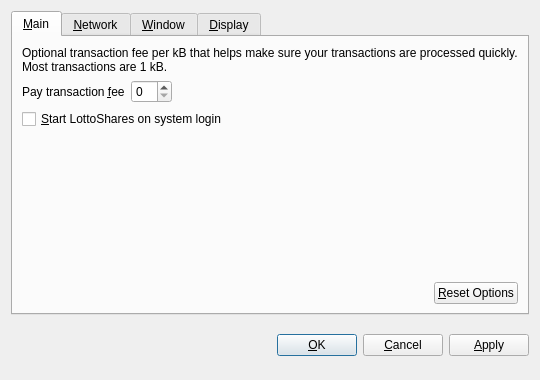
<?xml version="1.0" encoding="UTF-8"?>
<ui version="4.0">
 <class>OptionsDialog</class>
 <widget class="QDialog" name="OptionsDialog">
  <property name="geometry">
   <rect>
    <x>0</x>
    <y>0</y>
    <width>540</width>
    <height>380</height>
   </rect>
  </property>
  <property name="windowTitle">
   <string>Options</string>
  </property>
  <property name="modal">
   <bool>true</bool>
  </property>
  <layout class="QVBoxLayout" name="verticalLayout">
   <item>
    <widget class="QTabWidget" name="tabWidget">
     <property name="tabPosition">
      <enum>QTabWidget::North</enum>
     </property>
     <property name="currentIndex">
      <number>0</number>
     </property>
     <widget class="QWidget" name="tabMain">
      <attribute name="title">
       <string>&amp;Main</string>
      </attribute>
      <layout class="QVBoxLayout" name="verticalLayout_Main">
       <item>
        <widget class="QLabel" name="transactionFeeInfoLabel">
         <property name="text">
          <string>Optional transaction fee per kB that helps make sure your transactions are processed quickly. Most transactions are 1 kB.</string>
         </property>
         <property name="textFormat">
          <enum>Qt::PlainText</enum>
         </property>
         <property name="wordWrap">
          <bool>true</bool>
         </property>
        </widget>
       </item>
       <item>
        <layout class="QHBoxLayout" name="horizontalLayout_1_Main">
         <item>
          <widget class="QLabel" name="transactionFeeLabel">
           <property name="text">
            <string>Pay transaction &amp;fee</string>
           </property>
           <property name="textFormat">
            <enum>Qt::PlainText</enum>
           </property>
           <property name="buddy">
            <cstring>transactionFee</cstring>
           </property>
          </widget>
         </item>
         <item>
          <widget class="BitcoinAmountField" name="transactionFee"/>
         </item>
         <item>
          <spacer name="horizontalSpacer_1_Main">
           <property name="orientation">
            <enum>Qt::Horizontal</enum>
           </property>
           <property name="sizeHint" stdset="0">
            <size>
             <width>40</width>
             <height>20</height>
            </size>
           </property>
          </spacer>
         </item>
        </layout>
       </item>
       <item>
        <widget class="QCheckBox" name="bitcoinAtStartup">
         <property name="toolTip">
          <string>Automatically start LottoShares after logging in to the system.</string>
         </property>
         <property name="text">
          <string>&amp;Start LottoShares on system login</string>
         </property>
        </widget>
       </item>
       <item>
        <spacer name="verticalSpacer_Main">
         <property name="orientation">
          <enum>Qt::Vertical</enum>
         </property>
         <property name="sizeHint" stdset="0">
          <size>
           <width>20</width>
           <height>40</height>
          </size>
         </property>
        </spacer>
       </item>
       <item>
        <layout class="QHBoxLayout" name="horizontalLayout_2_Main">
         <item>
          <spacer name="horizontalSpacer_2_Main">
           <property name="orientation">
            <enum>Qt::Horizontal</enum>
           </property>
           <property name="sizeHint" stdset="0">
            <size>
             <width>40</width>
             <height>20</height>
            </size>
           </property>
          </spacer>
         </item>
         <item>
          <widget class="QPushButton" name="resetButton">
           <property name="toolTip">
            <string>Reset all client options to default.</string>
           </property>
           <property name="text">
            <string>&amp;Reset Options</string>
           </property>
           <property name="autoDefault">
            <bool>false</bool>
           </property>
          </widget>
         </item>
        </layout>
       </item>
      </layout>
     </widget>
     <widget class="QWidget" name="tabNetwork">
      <attribute name="title">
       <string>&amp;Network</string>
      </attribute>
      <layout class="QVBoxLayout" name="verticalLayout_Network">
       <item>
        <widget class="QCheckBox" name="mapPortUpnp">
         <property name="toolTip">
          <string>Automatically open the LottoShares client port on the router. This only works when your router supports UPnP and it is enabled.</string>
         </property>
         <property name="text">
          <string>Map port using &amp;UPnP</string>
         </property>
        </widget>
       </item>
       <item>
        <widget class="QCheckBox" name="connectSocks">
         <property name="toolTip">
          <string>Connect to the LottoShares network through a SOCKS proxy (e.g. when connecting through Tor).</string>
         </property>
         <property name="text">
          <string>&amp;Connect through SOCKS proxy:</string>
         </property>
        </widget>
       </item>
       <item>
        <layout class="QHBoxLayout" name="horizontalLayout_Network">
         <item>
          <widget class="QLabel" name="proxyIpLabel">
           <property name="text">
            <string>Proxy &amp;IP:</string>
           </property>
           <property name="textFormat">
            <enum>Qt::PlainText</enum>
           </property>
           <property name="buddy">
            <cstring>proxyIp</cstring>
           </property>
          </widget>
         </item>
         <item>
          <widget class="QValidatedLineEdit" name="proxyIp">
           <property name="maximumSize">
            <size>
             <width>140</width>
             <height>16777215</height>
            </size>
           </property>
           <property name="toolTip">
            <string>IP address of the proxy (e.g. 127.0.0.1)</string>
           </property>
          </widget>
         </item>
         <item>
          <widget class="QLabel" name="proxyPortLabel">
           <property name="text">
            <string>&amp;Port:</string>
           </property>
           <property name="textFormat">
            <enum>Qt::PlainText</enum>
           </property>
           <property name="buddy">
            <cstring>proxyPort</cstring>
           </property>
          </widget>
         </item>
         <item>
          <widget class="QLineEdit" name="proxyPort">
           <property name="maximumSize">
            <size>
             <width>55</width>
             <height>16777215</height>
            </size>
           </property>
           <property name="toolTip">
            <string>Port of the proxy (e.g. 9050)</string>
           </property>
          </widget>
         </item>
         <item>
          <widget class="QLabel" name="socksVersionLabel">
           <property name="text">
            <string>SOCKS &amp;Version:</string>
           </property>
           <property name="textFormat">
            <enum>Qt::PlainText</enum>
           </property>
           <property name="buddy">
            <cstring>socksVersion</cstring>
           </property>
          </widget>
         </item>
         <item>
          <widget class="QValueComboBox" name="socksVersion">
           <property name="toolTip">
            <string>SOCKS version of the proxy (e.g. 5)</string>
           </property>
          </widget>
         </item>
         <item>
          <spacer name="horizontalSpacer_Network">
           <property name="orientation">
            <enum>Qt::Horizontal</enum>
           </property>
           <property name="sizeHint" stdset="0">
            <size>
             <width>40</width>
             <height>20</height>
            </size>
           </property>
          </spacer>
         </item>
        </layout>
       </item>
       <item>
        <spacer name="verticalSpacer_Network">
         <property name="orientation">
          <enum>Qt::Vertical</enum>
         </property>
         <property name="sizeHint" stdset="0">
          <size>
           <width>20</width>
           <height>40</height>
          </size>
         </property>
        </spacer>
       </item>
      </layout>
     </widget>
     <widget class="QWidget" name="tabWindow">
      <attribute name="title">
       <string>&amp;Window</string>
      </attribute>
      <layout class="QVBoxLayout" name="verticalLayout_Window">
       <item>
        <widget class="QCheckBox" name="minimizeToTray">
         <property name="toolTip">
          <string>Show only a tray icon after minimizing the window.</string>
         </property>
         <property name="text">
          <string>&amp;Minimize to the tray instead of the taskbar</string>
         </property>
        </widget>
       </item>
       <item>
        <widget class="QCheckBox" name="minimizeOnClose">
         <property name="toolTip">
          <string>Minimize instead of exit the application when the window is closed. When this option is enabled, the application will be closed only after selecting Quit in the menu.</string>
         </property>
         <property name="text">
          <string>M&amp;inimize on close</string>
         </property>
        </widget>
       </item>
       <item>
        <spacer name="verticalSpacer_Window">
         <property name="orientation">
          <enum>Qt::Vertical</enum>
         </property>
         <property name="sizeHint" stdset="0">
          <size>
           <width>20</width>
           <height>40</height>
          </size>
         </property>
        </spacer>
       </item>
      </layout>
     </widget>
     <widget class="QWidget" name="tabDisplay">
      <attribute name="title">
       <string>&amp;Display</string>
      </attribute>
      <layout class="QVBoxLayout" name="verticalLayout_Display">
       <item>
        <layout class="QHBoxLayout" name="horizontalLayout_1_Display">
         <item>
          <widget class="QLabel" name="langLabel">
           <property name="text">
            <string>User Interface &amp;language:</string>
           </property>
           <property name="textFormat">
            <enum>Qt::PlainText</enum>
           </property>
           <property name="buddy">
            <cstring>lang</cstring>
           </property>
          </widget>
         </item>
         <item>
          <widget class="QValueComboBox" name="lang">
           <property name="toolTip">
            <string>The user interface language can be set here. This setting will take effect after restarting LottoShares.</string>
           </property>
          </widget>
         </item>
        </layout>
       </item>
       <item>
        <layout class="QHBoxLayout" name="horizontalLayout_2_Display">
         <item>
          <widget class="QLabel" name="unitLabel">
           <property name="text">
            <string>&amp;Unit to show amounts in:</string>
           </property>
           <property name="textFormat">
            <enum>Qt::PlainText</enum>
           </property>
           <property name="buddy">
            <cstring>unit</cstring>
           </property>
          </widget>
         </item>
         <item>
          <widget class="QValueComboBox" name="unit">
           <property name="toolTip">
            <string>Choose the default subdivision unit to show in the interface and when sending coins.</string>
           </property>
          </widget>
         </item>
        </layout>
       </item>
       <item>
        <widget class="QCheckBox" name="displayAddresses">
         <property name="toolTip">
          <string>Whether to show LottoShares addresses in the transaction list or not.</string>
         </property>
         <property name="text">
          <string>&amp;Display addresses in transaction list</string>
         </property>
        </widget>
       </item>
       <item>
        <widget class="QCheckBox" name="coinControlFeatures">
         <property name="toolTip">
          <string>Whether to show coin control features or not.</string>
         </property>
         <property name="text">
          <string>Display coin &amp;control features (experts only!)</string>
         </property>
        </widget>
       </item>
       <item>
        <spacer name="verticalSpacer_Display">
         <property name="orientation">
          <enum>Qt::Vertical</enum>
         </property>
         <property name="sizeHint" stdset="0">
          <size>
           <width>20</width>
           <height>40</height>
          </size>
         </property>
        </spacer>
       </item>
      </layout>
     </widget>
    </widget>
   </item>
   <item>
    <layout class="QHBoxLayout" name="horizontalLayout_Buttons">
     <item>
      <spacer name="horizontalSpacer_1">
       <property name="orientation">
        <enum>Qt::Horizontal</enum>
       </property>
       <property name="sizeHint" stdset="0">
        <size>
         <width>40</width>
         <height>48</height>
        </size>
       </property>
      </spacer>
     </item>
     <item>
      <widget class="QLabel" name="statusLabel">
       <property name="font">
        <font>
         <weight>75</weight>
         <bold>true</bold>
        </font>
       </property>
       <property name="text">
        <string/>
       </property>
       <property name="textFormat">
        <enum>Qt::PlainText</enum>
       </property>
       <property name="wordWrap">
        <bool>true</bool>
       </property>
      </widget>
     </item>
     <item>
      <spacer name="horizontalSpacer_2">
       <property name="orientation">
        <enum>Qt::Horizontal</enum>
       </property>
       <property name="sizeHint" stdset="0">
        <size>
         <width>40</width>
         <height>48</height>
        </size>
       </property>
      </spacer>
     </item>
     <item>
      <widget class="QPushButton" name="okButton">
       <property name="text">
        <string>&amp;OK</string>
       </property>
      </widget>
     </item>
     <item>
      <widget class="QPushButton" name="cancelButton">
       <property name="text">
        <string>&amp;Cancel</string>
       </property>
       <property name="autoDefault">
        <bool>false</bool>
       </property>
      </widget>
     </item>
     <item>
      <widget class="QPushButton" name="applyButton">
       <property name="text">
        <string>&amp;Apply</string>
       </property>
       <property name="autoDefault">
        <bool>false</bool>
       </property>
      </widget>
     </item>
    </layout>
   </item>
  </layout>
 </widget>
 <customwidgets>
  <customwidget>
   <class>BitcoinAmountField</class>
   <extends>QSpinBox</extends>
   <header>bitcoinamountfield.h</header>
  </customwidget>
  <customwidget>
   <class>QValueComboBox</class>
   <extends>QComboBox</extends>
   <header>qvaluecombobox.h</header>
  </customwidget>
  <customwidget>
   <class>QValidatedLineEdit</class>
   <extends>QLineEdit</extends>
   <header>qvalidatedlineedit.h</header>
  </customwidget>
 </customwidgets>
 <resources/>
 <connections/>
</ui>
